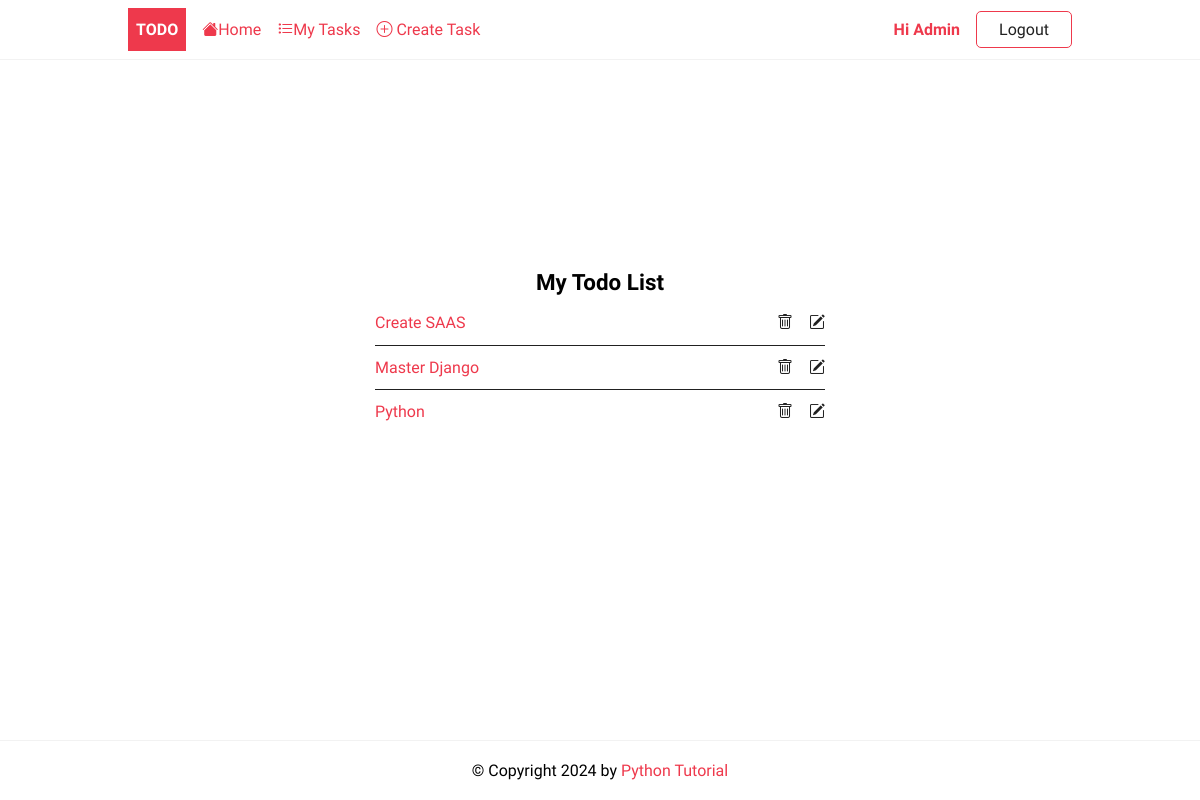
Page /tasks/ (signed in) on the committed database.
### todo/models.py (models this page shows, shortened)
class Task(models.Model):
    title = models.CharField(max_length=255)
    description = models.CharField( max_length=255 , null=True , blank=True)
    complated = models.BooleanField(default = False)
    created_at = models.DateTimeField(auto_now_add=True)
    user = models.ForeignKey(User,on_delete=models.CASCADE,null=True,blank=True)
    class Meta:
        ordering = ['complated']

### todo/views.py (the view)
# urls.py: path('tasks/',TaskList.as_view(),name='tasks'),
class TaskList(LoginRequiredMixin,ListView):
    model = Task
    context_object_name = 'tasks'

### todo/templates/todo/task_list.html
{% extends 'base.html' %}
{% block content %}
<div class="center">
	<h2>My Todo List</h2>
	{% if tasks %}
	<ul class="tasks">
		{% for task in tasks %}
			<li><a href="{% url 'task' task.id %}" class="{% if task.completed%}completed{%endif%}">{{ task.title }}</a>
				 <div  class="task-controls">
				    <a href="{% url 'task-delete' task.id %}"><i class="bi bi-trash"></i> </a>
					<a href="{% url 'task-update' task.id %}"><i class="bi bi-pencil-square"></i></a>
		         </div>
		    </li>
		{% endfor %}
	{% else %}
		<p>🎉 Yay, you have no pending tasks! <a href="{% url 'task-create' %}">Create Task</a></p>
	{% endif %}
	</ul>
</div>
{% endblock %}

### templates/base.html (shortened to what this page needs)
{% load static %}
<!DOCTYPE html>
<html lang="en">
<head>
    <link rel="stylesheet" href="{% static 'css/style.css' %}">
</head>
<body>
    <header class="header">
        <div class="container">
            <a href="{% url 'home' %}" class="logo">Todo</a>
            <nav class="nav">
                <a href="{% url 'home' %}"><i class="bi bi-house-fill"></i>Home</a>
                    {% if request.user.is_authenticated %}
                        <a href="{% url 'tasks' %}"><i class="bi bi-list-task"></i>My Tasks</a>
                        <a href="{% url 'task-create' %}"><i class="bi bi-plus-circle"></i> Create Task</a>
                        <a href="{% url 'profile' %}" title="Update my profile">Hi {{request.user | title}}</a>
                        <a href="{% url 'logout' %}" class=" btn btn-outline">Logout</a>
                    {% else %}
                            <a href="{% url 'login' %}" class="btn btn-outline">Login</a>
                        <a href="{% url 'signup' %}" class="btn btn-primary">Join Now</a>
                    {% endif %}
            </nav>
        </div>
    </header>
    <main>
        <div class="container">
            {% block content %}
            {% endblock content %}
        </div>
    </main>
    <footer class="footer">
        <div class="container">
            <p>&copy; Copyright {% now "Y" %} by <a href="https://www.pythontutorial.net">Python Tutorial</a></p>
        </div>
    </footer>
</body>
</html>

### static/css/style.css (style rules this page uses)
:root { --color-primary: #ee394c; --color-secondary: #86b7fe; --color-light: #f2f2f2; --color-gray: #ced4da; --color-dark: #212121; --color-white: #ffffff; --color-error: #e2442f; --color-warning: #ffc900; --color-info: #02a2b9; --color-success: #1ba345; --color-input: #00d1b2; --border-radius: 5px; }
* { margin: 0; padding: 0; box-sizing: border-box; text-rendering: optimizeLegibility; }
html, body { height: 100%; }
body { font-family: 'Dosis', sans-serif; font-size: 1rem; line-height: 1.7; display: flex; flex-direction: column; }
h2 { font-size: 1.4rem; }
a { color: var(--color-primary); text-decoration: none; }
.container { max-width: 960px; margin: 0 auto; padding: 0.5rem; }
.header { border-bottom: solid 1px var(--color-light); }
.header .container { display: flex; align-items: center; gap:1rem; }
.nav { display:flex; gap:1rem; align-items: center; justify-content: center; flex-basis: 100%; }
.nav a:nth-last-child(2) { margin-left: auto; font-weight: bold; }
.logo { padding: 0.5rem; background-color: var(--color-primary); text-decoration: none; color: var(--color-white); font-weight: bold; text-transform: uppercase; }
.tasks { list-style: none; width: 100%; max-width: 450px; }
.tasks li { display: flex; justify-content: space-between; align-items: center; width: 100%; border-bottom: solid 1px var(--color-dark); padding: 0.5rem 0; }
.tasks li:last-of-type { border-bottom: none; }
.task-controls { display: flex; justify-content: space-between; gap: 1rem; }
.task-controls a { color: var(--color-dark); }
.footer p { text-align: center; }
.footer { margin-top: auto; padding: 0.5rem 0; border-top: solid 1px var(--color-light); }
.btn { padding: 0.25rem 0.75rem; border-radius: var(--border-radius); background-color: var(--color-white); border: solid 1px var(--color-white); color: var(--color-dark); cursor: pointer; text-decoration: none; font-size: 1rem; min-width: 6rem; text-align: center; }
.btn-outline { border: solid 1px var(--color-primary); }
.center { display: flex; flex-direction: column; align-items: center; justify-content: center; min-height: 70vh; }

### rows in the picture
Task: title "Create SAAS"
Task: title "Master Django"
Task: title "Python"

### other values in the picture
{{ request.user | title }} "Admin"
